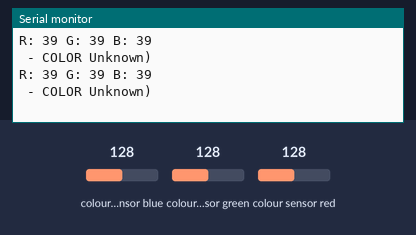
The sketch below on a simulated Arduino Uno, built with avr-gcc and run on an emulated ATmega328P. On the bench: the last lines printed to the serial monitor. Wiring (inferred from the names in the program): TCS3200 colour sensor: output pin 8; S2 pin 6; S3 pin 7; S0 pin 4; S1 pin 5. The test bench sets the inputs (shaded band); at power-on: colour sensor blue 128, colour sensor green 128, colour sensor red 128.

Above: at 1.2 s.
1.3 s: colour sensor blue set to 5
At 2.6 s:
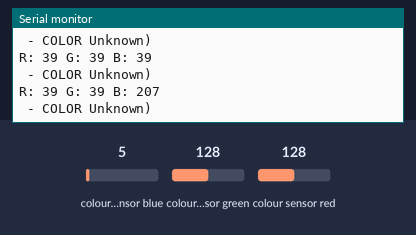
2.8 s: colour sensor green set to 5
At 4.1 s:
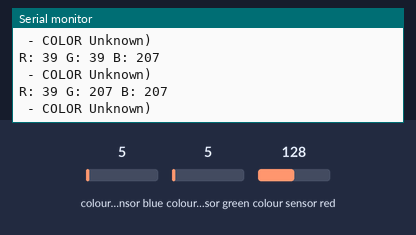
4.3 s: colour sensor red set to 5
At 5.5 s:
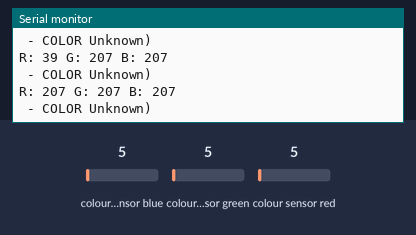

Measured:
- after the input at 1.3 s, the serial monitor: prints a new line after 0.60 s (image 1)
- after the input at 2.8 s, the serial monitor: prints a new line after 0.71 s (image 2)
- after the input at 4.3 s, the serial monitor: prints a new line after 0.81 s (image 3)

The sketch:

ColorSensor.ino
```cpp
// TCS3200 Sensor Pins
#define S0 4
#define S1 5
#define S2 6
#define S3 7
#define sensorOut 8

int redFrequency = 0;
int greenFrequency = 0;
int blueFrequency = 0;

void setup() {
  pinMode(S0, OUTPUT);
  pinMode(S1, OUTPUT);
  pinMode(S2, OUTPUT);
  pinMode(S3, OUTPUT);
  pinMode(sensorOut, INPUT);

  // Set Frequency scaling to 20%
  digitalWrite(S0,HIGH);
  digitalWrite(S1,LOW);

  Serial.begin(9600);
}

void loop() {
  // Read Red
  digitalWrite(S2,LOW);
  digitalWrite(S3,LOW);
  redFrequency = pulseIn(sensorOut, LOW);
  delay(100);

  // Read Green
  digitalWrite(S2,HIGH);
  digitalWrite(S3,HIGH);
  greenFrequency = pulseIn(sensorOut, LOW);
  delay(100);

  // Read Blue
  digitalWrite(S2,LOW);
  digitalWrite(S3,HIGH);
  blueFrequency = pulseIn(sensorOut, LOW);
  delay(100);

  // Print values for calibration
  Serial.print("R: "); Serial.print(redFrequency);
  Serial.print(" G: "); Serial.print(greenFrequency);
  Serial.print(" B: "); Serial.println(blueFrequency);

  // --- Color Identification Logic ---
  // Note: Lower numbers = Higher intensity
  if (redFrequency < 85 && redFrequency > 25 && greenFrequency < 130 && greenFrequency > 65 && blueFrequency > 75 && blueFrequency < 135) {
    Serial.println(" - YELLOW detected");
  }
  else if (greenFrequency < 130 && greenFrequency > 85 && redFrequency > 115 && redFrequency < 165 && blueFrequency > 105 && blueFrequency < 145) {
    Serial.println(" - GREEN detected");
  }
  else if (blueFrequency < 110 && blueFrequency > 70 && redFrequency > 110 && redFrequency < 155 && greenFrequency > 105 && greenFrequency < 150) {
    Serial.println(" - BLUE detected");
  }
  else if (redFrequency < 100 && redFrequency > 25 && greenFrequency > 110 && greenFrequency < 160 && blueFrequency > 105 && blueFrequency < 155) {
    Serial.println(" - RED detected");
  }
  else if (redFrequency < 150 && redFrequency > 80 && greenFrequency < 180 && greenFrequency > 80 && blueFrequency < 160 && blueFrequency > 80) {
    Serial.println(" - WHITE detected");
  }
  else {
    Serial.println(" - COLOR Unknown)");
  }
  delay(500);
}
```
